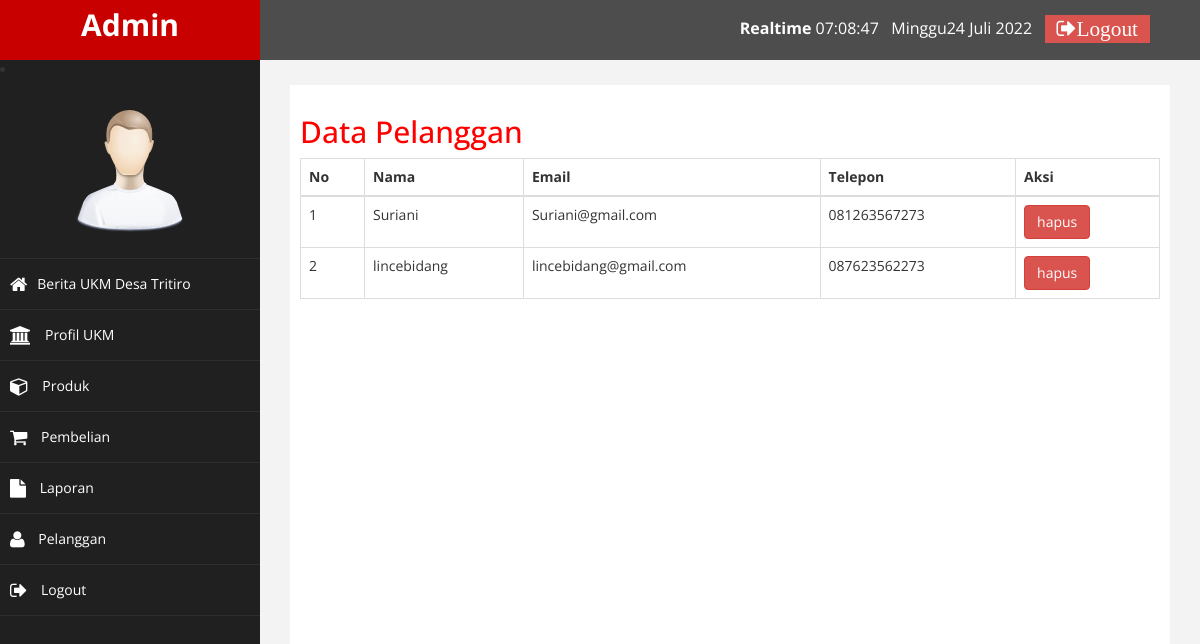
Page /views/admin/index.php?halaman=pelanggan (signed in) on the committed database.
### tables this page shows
CREATE TABLE `tb_user` (
  `id_user` int(11) NOT NULL,
  `nama` varchar(100) NOT NULL,
  `username` varchar(50) NOT NULL,
  `password` varchar(50) NOT NULL,
  `email` varchar(50) NOT NULL,
  `telepon` varchar(12) NOT NULL,
  `alamat` text NOT NULL,
  `level` enum('admin','pelanggan') NOT NULL
);

### views/admin/pelanggan.php (the view)
<h2>Data Pelanggan </h2>
<table class="table table-bordered">
    <thead>
        <tr>
            <th>No</th>
            <th>Nama</th>
            <th>Email</th>
            <th>Telepon</th>
            <th>Aksi</th>
        </tr>
    </thead>
    <tbody>
        <?php $nomor = 1; ?>
        <?php $ambil = $koneksi->query("SELECT * FROM tb_user"); ?>
        <?php while ($pecah = $ambil->fetch_assoc()) { ?>
            <tr>
                <td><?php echo $nomor; ?></td>
                <td><?php echo $pecah['nama']; ?></td>
                <td><?php echo $pecah['email']; ?></td>
                <td><?php echo $pecah['telepon']; ?></td>
                <td>
                    <a href="index.php?halaman=hapuspelanggan&id=<?php echo $pecah['id_user'] ?>" class="btn btn-danger">hapus</a>
                </td>
            </tr>
            <?php $nomor++; ?>
        <?php } ?>
    </tbody>
</table>

### assets/css/custom.css (style rules this page uses)
body { font-family: 'Open Sans', sans-serif; }
h2 { color: #f00; }

### rows in the picture
tb_user: nama "Suriani", email "Suriani@gmail.com", telepon "081263567273"
tb_user: nama "lincebidang", email "lincebidang@gmail.com", telepon "087623562273"
